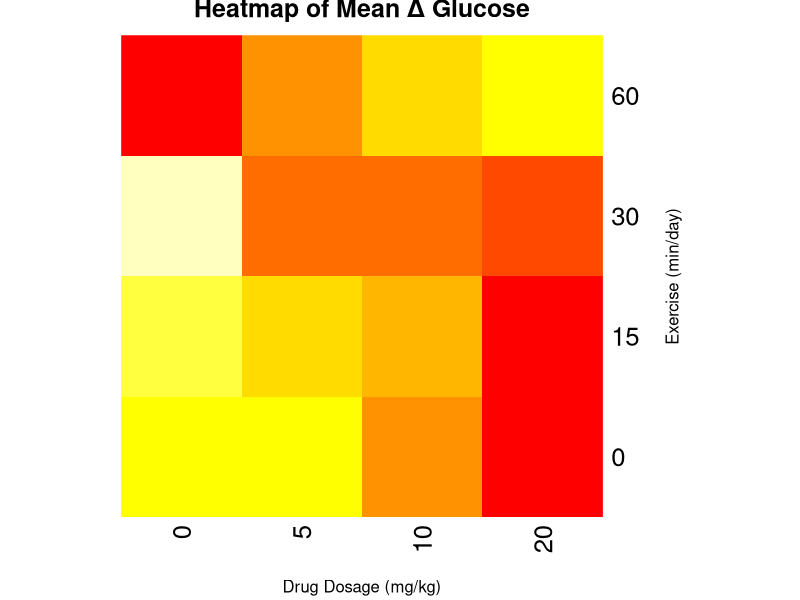
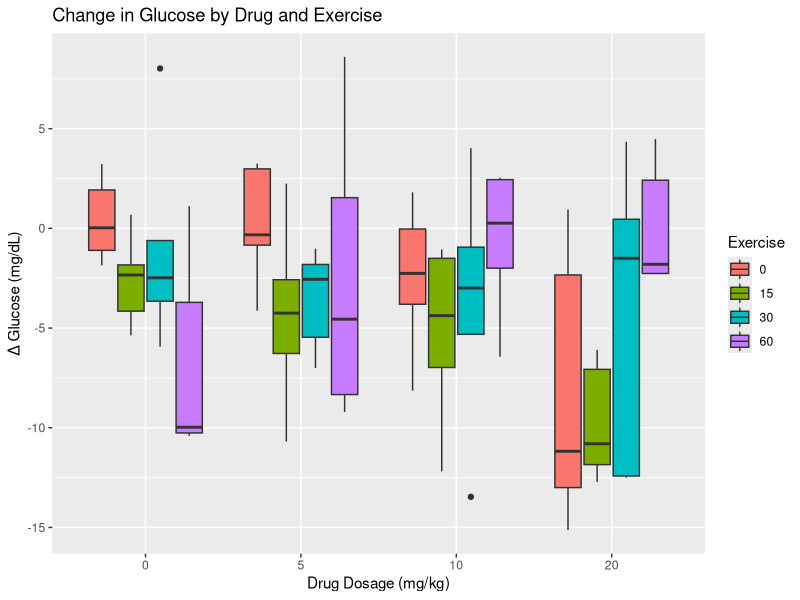
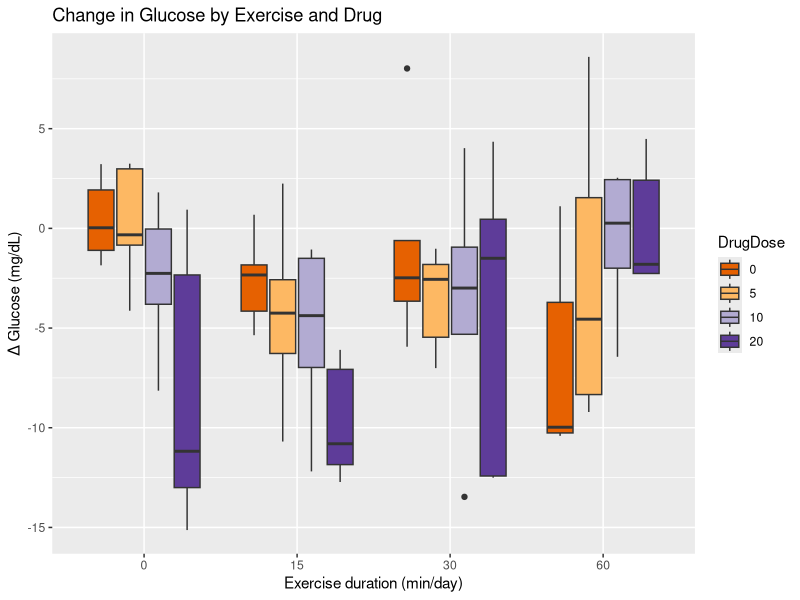

The R script that drew these images, in order: (Note: this script raises an error after producing the figures.)
## ---- chunk 1
library(tidyverse)
library(knitr)
library(kableExtra)
## ---- chunk 2
studyDesign <- tibble("Drug dosage (mg/kg)" = c("0 (control)", 10, 20),
                      "Exercise duration (min/day)" = c("0 (sedentary control)",
                                                        30, 60))
knitr::kable(studyDesign)
## ---- chunk 3
drugExercise <- read_csv("data/drugExercise.csv")
drugExercise$DrugDose <- as_factor(drugExercise$DrugDose)
drugExercise$Exercise <- as_factor(drugExercise$Exercise)

meansSD <- drugExercise %>%
  group_by(Exercise, DrugDose) %>%
  summarise(meanChange = round(mean(Delta), 1),
            stDev = sd(Delta))
meansSD
## ---- chunk 4
heat_data <- drugExercise %>%
  group_by(Exercise, DrugDose) %>%
  summarise(meanChange = mean(Delta), .groups = "drop") %>%
  spread(DrugDose, meanChange)
heat_matrix <- as.matrix(heat_data[,-1])
rownames(heat_matrix) <- heat_data$Exercise
heatmap(heat_matrix, Rowv = NA, Colv = NA, col = heat.colors(10),
        main = "Heatmap of Mean Δ Glucose",
        xlab = "Drug Dosage (mg/kg)", ylab = "Exercise (min/day)")
## ---- chunk 5
ggplot(drugExercise, aes(x = DrugDose, y = Delta, fill = Exercise)) +
  geom_boxplot() +
  labs(title = "Change in Glucose by Drug and Exercise",
       y = "Δ Glucose (mg/dL)", x = "Drug Dosage (mg/kg)")
## ---- chunk 6
ggplot(drugExercise, aes(x = Exercise, y = Delta, fill = DrugDose)) +
  geom_boxplot() +
  labs(title = "Change in Glucose by Exercise and Drug",
       y = "Δ Glucose (mg/dL)", x = "Exercise duration (min/day)") +
  scale_fill_brewer(palette = "PuOr") # use a different color palette
## ---- chunk 7
knitr::kable(pivot_wider(meansSD, 
                         names_from = DrugDose, 
                         values_from = meanChange),
             caption = "Mean change in glucose by group") %>% 
  add_header_above(c(" " = 2, "Drug Dose" = 3))

knitr::kable(pivot_wider(meansSD, 
                         names_from = DrugDose, 
                         values_from = stDev),
             caption = "Standard deviation in glucose by group") %>% 
  add_header_above(c(" " = 2, "Drug Dose" = 3))
## ---- chunk 8
data_summary <- function(data, varname, groupnames){ 
  require(plyr)
  summary_func <- function(x, col){
    c(mean = mean(x[[col]], na.rm=TRUE),
      sd = sd(x[[col]], na.rm=TRUE))
    }
  data_sum<-ddply(data, groupnames, .fun=summary_func, varname)
  data_sum <- rename(data_sum, c("mean" = varname))
  return(data_sum)
  }

df2 <- data_summary(drugExercise, varname="Delta", 
                    groupnames=c("DrugDose", "Exercise"))

ggplot(df2, aes(x=DrugDose, y=Delta, group=Exercise, color=Exercise)) + 
    geom_line() +
    geom_point() +
    geom_errorbar(aes(ymin=Delta-sd, ymax=Delta+sd), width=.2,
                  position=position_dodge(0.05), alpha=.5) +
  labs(y = "Δ Glucose (mg/dL)",
       title = "Mean change in glucose by drug doseage") 



ggplot(df2, aes(x=Exercise, y=Delta, group=DrugDose, color=DrugDose)) + 
    geom_line() +
    geom_point()+
    geom_errorbar(aes(ymin=Delta-sd, ymax=Delta+sd), width=.2,
                  position=position_dodge(0.05), alpha=.5) +
  labs(y = "Δ Glucose (mg/dL)",
       title = "Mean change in glucose by exercise group") +
  scale_color_brewer(palette = "Dark2") # use a different color palette

remove.packages('plyr')
## ---- chunk 9
# DrugDose*Exercise is the interaction
# main effects (DrugDose and Exercise separately) are included
anova(lm(Delta ~ DrugDose*Exercise, 
         data = drugExercise))
## ---- chunk 10
summary(lm(Delta ~ DrugDose*Exercise, 
           data = drugExercise))
